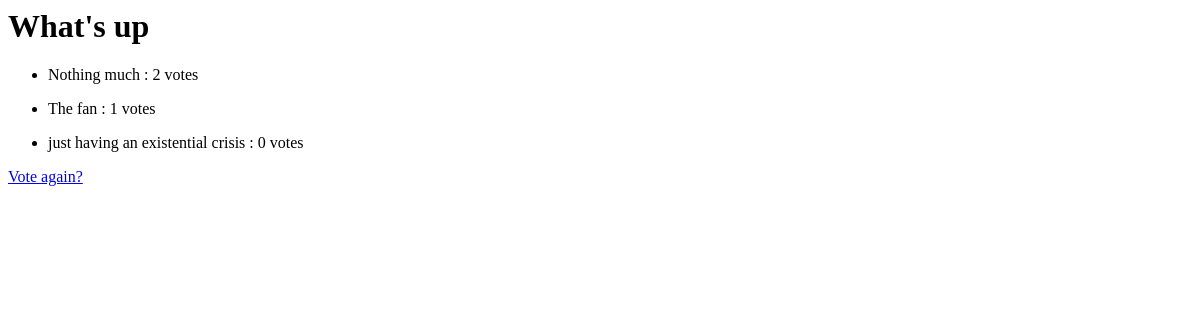
Before: /polls/1/results/ with the older database file.
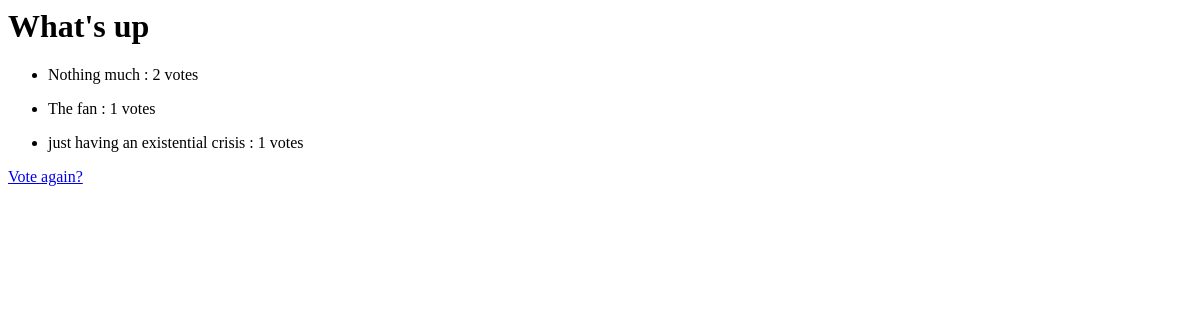
After: the same page with the newer database file.
### polls/models.py (models this page shows, shortened)
class Choice(models.Model):
    question = models.ForeignKey(Question, on_delete=models.CASCADE)
    choice_text = models.CharField(max_length=200)
    votes = models.IntegerField(default=0)

### polls/views.py (the view)
# urls.py: path('<int:pk>/results/', views.QuestionResultsView.as_view(), name='question-results'),
class QuestionResultsView(generic.DetailView):
    model = Question
    template_name = 'polls/results.html'

### polls/templates/polls/results.html
<h1>{{ question.question_text }}</h1>
{% for choice in question.choice_set.all %}
    <ul>
        <li>{{ choice.choice_text }} : {{ choice.votes }} votes</li>
    </ul>
{% endfor %}
<a href="{% url 'polls:question-detail' question.id %}">Vote again?</a>

Changed rows visible on the page:
changed Choice "just having an existential crisis": votes "0" → "1"
